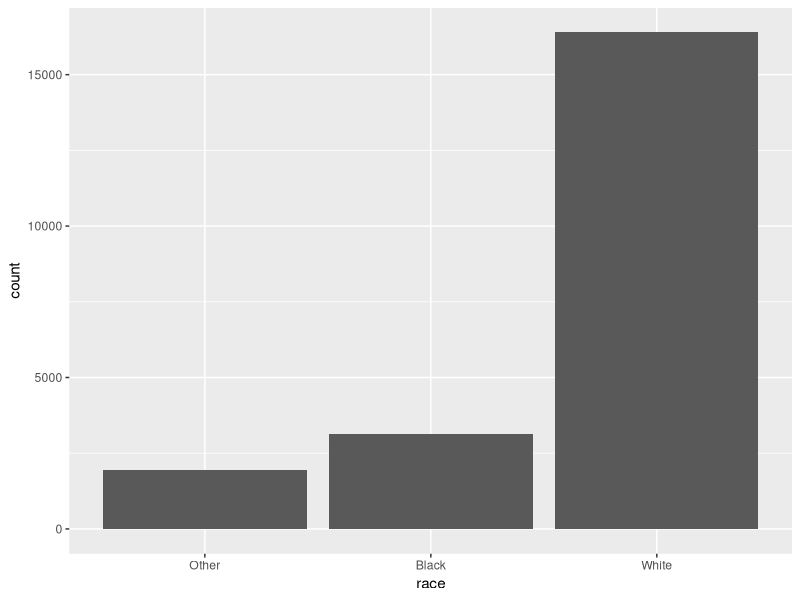
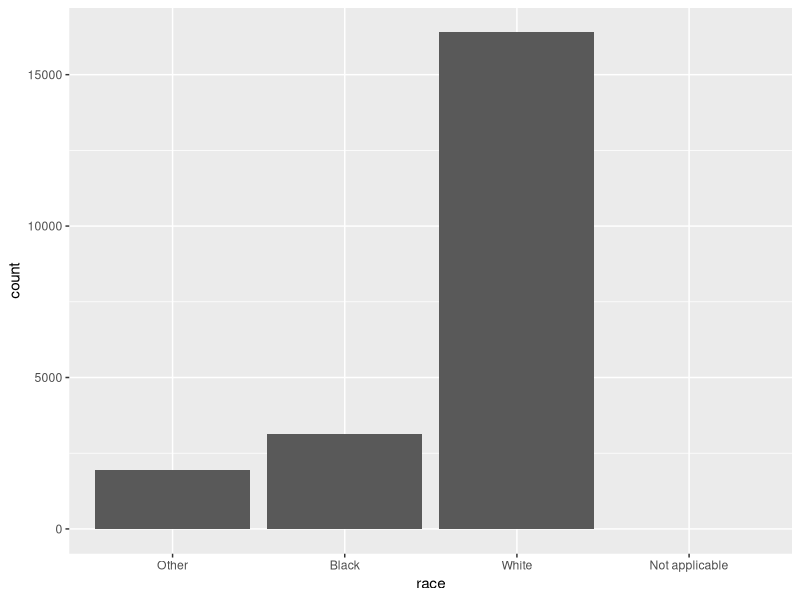
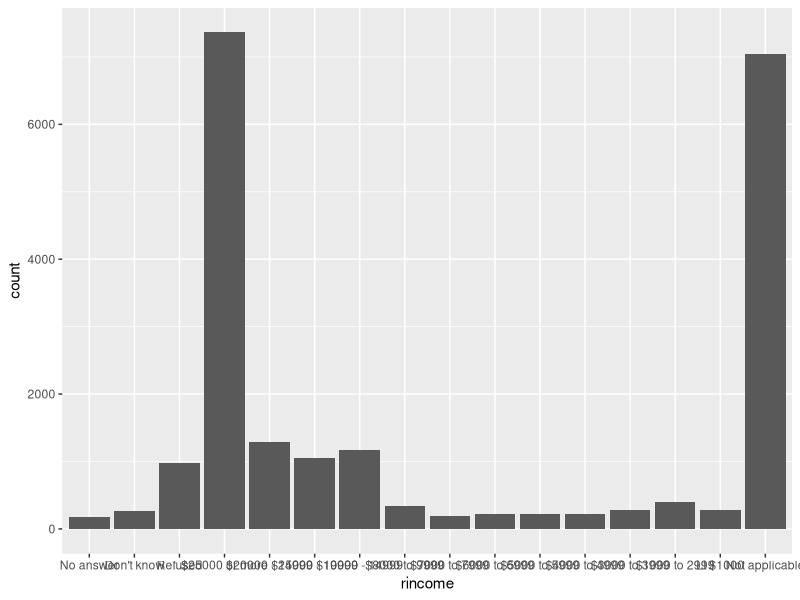
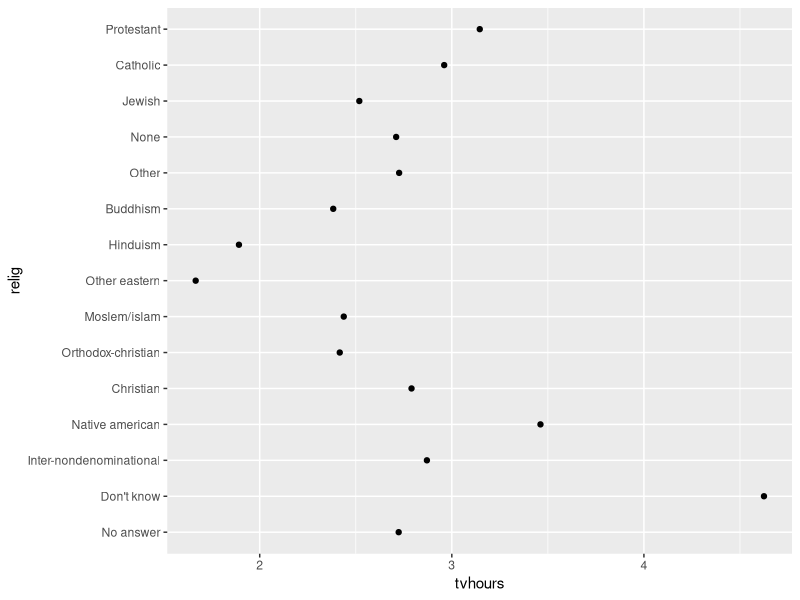
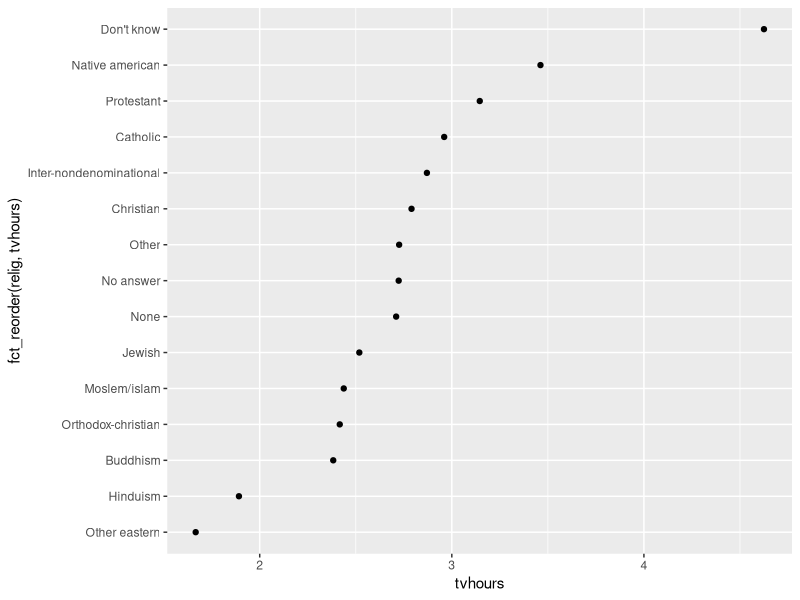
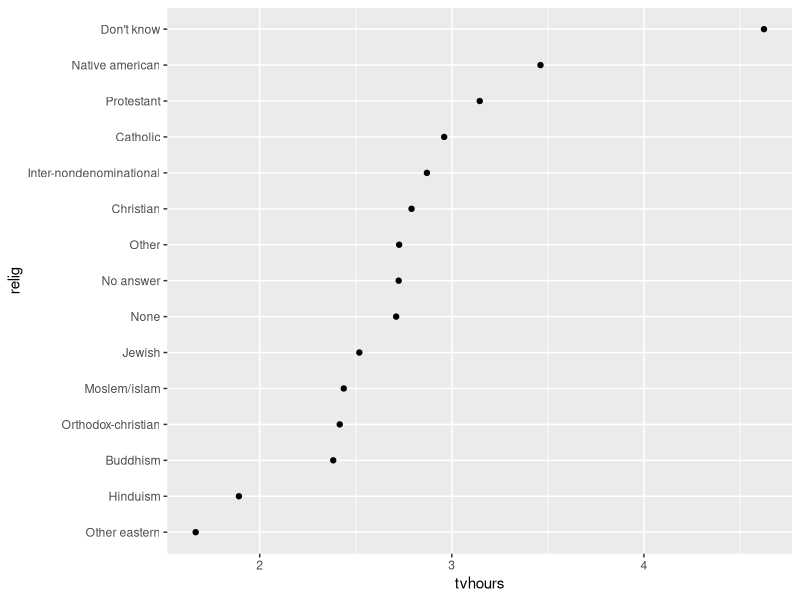

The R script that drew these images, in order:
library(tidyverse)
library(forcats)

#Create factors
x1 <- c("Dec","Apr","Jan","Mar")
x2 <- c("Dec","Apr","Jam","Mar")

#Testing  sorting
sort(x1)

#Creating a factor
month_levels <- c("Jan", "Feb", "Mar", "Apr", "May","Jun", "Jul", "Aug", "Sep", "Oct", "Nov","Dec")

y1 <- factor(x1, levels=month_levels)
y1
sort(y1)

#How values not in the set are treated: as NA
y2 <- factor(x2, levels=month_levels)
y2

# Omiting the levels. Data will be taken in alp
factor(x1)

#order of levels to match order of appearance
f1 <- factor(x1, levels=unique(x1))
f1

#or as
f2 <- x1 %>% 
  factor() %>% 
  fct_inorder()
f2

levels(f2)

#Genetal Social Survey Data
View(gss_cat)

#To see categoric data in a tibble , use count() or bar_graph()
gss_cat %>% 
  count(race)

ggplot(gss_cat, aes(race))+geom_bar()

#Force drawing of levels without values
ggplot(gss_cat, aes(race))+geom_bar()+scale_x_discrete(drop=FALSE)

#Exercises
ggplot(gss_cat, aes(rincome))+geom_bar()

#Most common relig
gss_cat %>% 
  count(relig, sort=TRUE)

#Most common  party_id
gss_cat %>% 
  count(partyid, sort=TRUE)

#Which religion does demon apply to
gss_cat %>% 
  count(relig, sort=TRUE)

#Modify factor order.

#avg hours spend watching tv per day across religions
relig <- gss_cat %>% 
  group_by(relig) %>% 
  summarise(
    age=mean(age, na.rm=TRUE),
    tvhours=mean(tvhours,na.rm=TRUE),
    n=n()
      )

ggplot(relig,aes(tvhours,relig))+geom_point()

#Improved plot
ggplot(relig,aes(tvhours,fct_reorder(relig, tvhours)))+geom_point()

#improved code
relig %>%
  mutate(relig=fct_reorder(relig, tvhours)) %>% 
  ggplot(aes(tvhours,relig))+
  geom_point()

